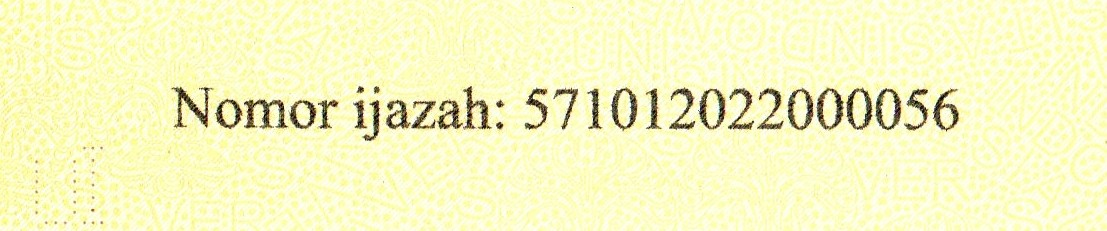
#> input picture PCD TGS 4/CitraIjazah/01_HighQuality_Enhanced.jpg, 1107 x 231 px; its folder holds only this picture in this run
$ python enhancement.py
#> lines starting #> are read from the running program, lines starting #| are printed output that depends on the picture
import cv2
import numpy as np
import matplotlib.pyplot as plt
from pathlib import Path


# ==========================================================
# KONFIGURASI FOLDER
# ==========================================================

# Gambar di folder ini SUDAH di-crop
folder_input = Path("CitraIjazah")

# Folder hasil enhancement
folder_brightness = Path("hasil/brightness")
folder_contrast = Path("hasil/contrast_stretching")
folder_equalization = Path("hasil/histogram_equalization")
folder_perbandingan = Path("hasil/perbandingan")


# Membuat folder output jika belum ada
folder_brightness.mkdir(parents=True, exist_ok=True)
folder_contrast.mkdir(parents=True, exist_ok=True)
folder_equalization.mkdir(parents=True, exist_ok=True)
folder_perbandingan.mkdir(parents=True, exist_ok=True)


# ==========================================================
# PARAMETER BRIGHTNESS
# ==========================================================

# Nilai positif = lebih terang
# Nilai negatif = lebih gelap

BRIGHTNESS_VALUE = 20


# ==========================================================
# 1. BRIGHTNESS ADJUSTMENT
# ==========================================================

def brightness_adjustment(gray, beta=20):

    hasil = cv2.convertScaleAbs(
        gray,
        alpha=1.0,
        beta=beta
    )

    return hasil


# ==========================================================
# 2. CONTRAST STRETCHING
# ==========================================================

def contrast_stretching(gray):

    # Nilai intensitas minimum
    min_val = np.min(gray)

    # Nilai intensitas maksimum
    max_val = np.max(gray)

    # Jika semua piksel memiliki nilai yang sama
    if max_val == min_val:
        return gray.copy()

    # Contrast stretching
    hasil = (
        (gray.astype(np.float32) - min_val)
        * 255
        / (max_val - min_val)
    )

    # Memastikan nilai berada pada 0-255
    hasil = np.clip(hasil, 0, 255)

    return hasil.astype(np.uint8)


# ==========================================================
# 3. HISTOGRAM EQUALIZATION
# ==========================================================

def histogram_equalization(gray):

    hasil = cv2.equalizeHist(gray)

    return hasil


# ==========================================================
# MENCARI SEMUA GAMBAR
# ==========================================================

daftar_gambar = sorted(
    list(folder_input.glob("*.jpg"))
    + list(folder_input.glob("*.jpeg"))
    + list(folder_input.glob("*.png"))
    + list(folder_input.glob("*.bmp"))
)


# ==========================================================
# CEK GAMBAR
# ==========================================================

if not daftar_gambar:

    print("Tidak ditemukan gambar di folder:")
    print(folder_input)

    exit()


# ==========================================================
# PROSES ENHANCEMENT
# ==========================================================

print("=" * 70)
print("ENHANCEMENT NOMOR IJAZAH")
print("=" * 70)

print()
print(f"Folder input  : {folder_input}")
print(f"Jumlah gambar : {len(daftar_gambar)}")


for nomor, file_gambar in enumerate(daftar_gambar, start=1):

    print()
    print("-" * 70)
    print(f"[{nomor}/{len(daftar_gambar)}] {file_gambar.name}")
    print("-" * 70)


    # ======================================================
    # MEMBACA GAMBAR
    # ======================================================

    gambar = cv2.imread(str(file_gambar))
#> gambar is the input picture: shape (231, 1107, 3); mean B, G, R 194.2, 245.6, 246

    if gambar is None:

        print("Gambar gagal dibaca.")
        continue


    # ======================================================
    # MENGUBAH KE GRAYSCALE
    # ======================================================

    gray = cv2.cvtColor(
        gambar,
        cv2.COLOR_BGR2GRAY
    )
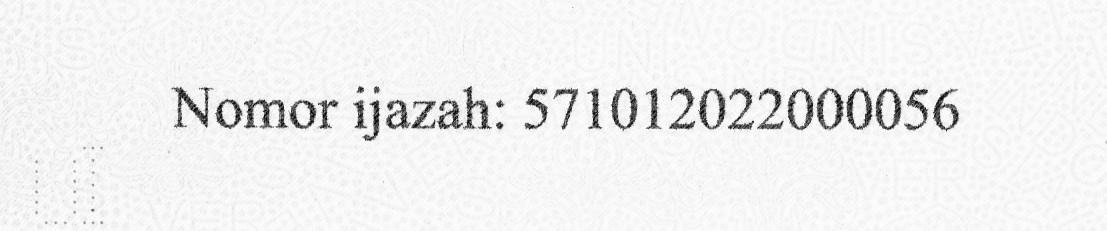
#> gray: shape (231, 1107); min 1, max 254, mean 239.9


    # ======================================================
    # BRIGHTNESS ADJUSTMENT
    # ======================================================

    hasil_brightness = brightness_adjustment(
        gray,
        BRIGHTNESS_VALUE
    )


    # ======================================================
    # CONTRAST STRETCHING
    # ======================================================

    hasil_contrast = contrast_stretching(gray)
#> in contrast_stretching, `min_val = np.min(gray)`: min_val = 1
#> in contrast_stretching, `max_val = np.max(gray)`: max_val = 254


    # ======================================================
    # HISTOGRAM EQUALIZATION
    # ======================================================

    hasil_equalization = histogram_equalization(gray)
#> in histogram_equalization, `hasil = cv2.equalizeHist(gray)`:
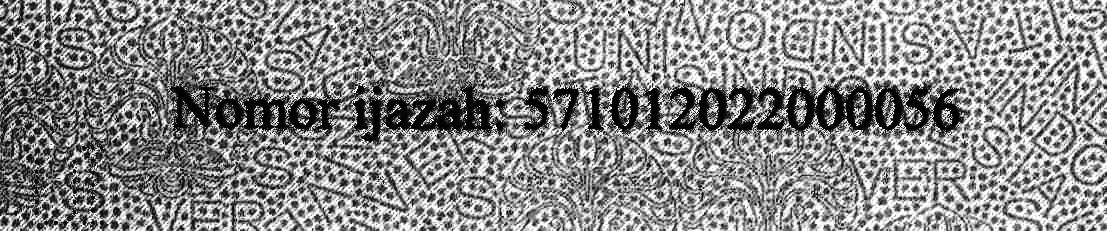
#> hasil: shape (231, 1107); min 0, max 255, mean 137.5


    # ======================================================
    # NAMA FILE
    # ======================================================

    nama = file_gambar.stem


    # ======================================================
    # SIMPAN HASIL BRIGHTNESS
    # ======================================================

    path_brightness = (
        folder_brightness /
        f"{nama}_brightness.jpg"
    )

    cv2.imwrite(
        str(path_brightness),
        hasil_brightness
    )


    # ======================================================
    # SIMPAN HASIL CONTRAST STRETCHING
    # ======================================================

    path_contrast = (
        folder_contrast /
        f"{nama}_contrast.jpg"
    )

    cv2.imwrite(
        str(path_contrast),
        hasil_contrast
    )


    # ======================================================
    # SIMPAN HASIL HISTOGRAM EQUALIZATION
    # ======================================================

    path_equalization = (
        folder_equalization /
        f"{nama}_equalization.jpg"
    )

    cv2.imwrite(
        str(path_equalization),
        hasil_equalization
    )


    # ======================================================
    # PERBANDINGAN CITRA
    # ======================================================

    plt.figure(figsize=(14, 8))


    # ------------------------------------------------------
    # CITRA ASLI
    # ------------------------------------------------------

    plt.subplot(2, 2, 1)

    plt.imshow(
        gray,
        cmap="gray"
    )

    plt.title("Sebelum Enhancement")
    plt.axis("off")


    # ------------------------------------------------------
    # BRIGHTNESS
    # ------------------------------------------------------

    plt.subplot(2, 2, 2)

    plt.imshow(
        hasil_brightness,
        cmap="gray"
    )

    plt.title("Brightness Adjustment")
    plt.axis("off")


    # ------------------------------------------------------
    # CONTRAST STRETCHING
    # ------------------------------------------------------

    plt.subplot(2, 2, 3)

    plt.imshow(
        hasil_contrast,
        cmap="gray"
    )

    plt.title("Contrast Stretching")
    plt.axis("off")


    # ------------------------------------------------------
    # HISTOGRAM EQUALIZATION
    # ------------------------------------------------------

    plt.subplot(2, 2, 4)

    plt.imshow(
        hasil_equalization,
        cmap="gray"
    )

    plt.title("Histogram Equalization")
    plt.axis("off")


    plt.suptitle(
        f"Perbandingan Enhancement - {nama}",
        fontsize=14
    )

    plt.tight_layout()


    # Simpan gambar perbandingan
    path_perbandingan = (
        folder_perbandingan /
        f"{nama}_perbandingan.png"
    )

    plt.savefig(
        str(path_perbandingan),
        dpi=150
    )
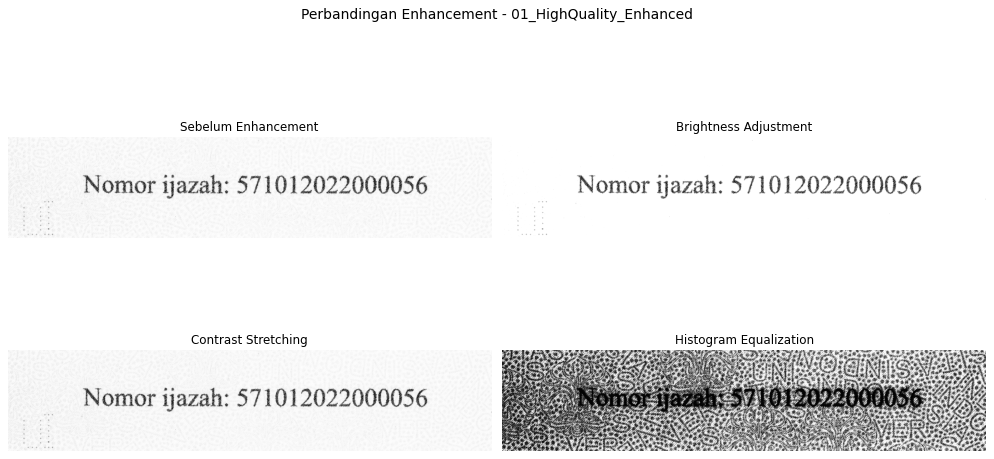
#> figure drawn by matplotlib, 4 panels

    plt.close()


    # ======================================================
    # INFORMASI STATISTIK SEDERHANA
    # ======================================================

    print(
        f"Original             : "
        f"mean={np.mean(gray):.2f}, "
        f"std={np.std(gray):.2f}"
    )
#| Original             : mean=239.88, std=32.25

    print(
        f"Brightness            : "
        f"mean={np.mean(hasil_brightness):.2f}, "
        f"std={np.std(hasil_brightness):.2f}"
    )
#| Brightness            : mean=248.88, std=29.77

    print(
        f"Contrast Stretching   : "
        f"mean={np.mean(hasil_contrast):.2f}, "
        f"std={np.std(hasil_contrast):.2f}"
    )
#| Contrast Stretching   : mean=239.85, std=32.41

    print(
        f"Histogram Equalization: "
        f"mean={np.mean(hasil_equalization):.2f}, "
        f"std={np.std(hasil_equalization):.2f}"
    )
#| Histogram Equalization: mean=137.54, std=76.66


# ==========================================================
# SELESAI
# ==========================================================

print()
print("=" * 70)
print("PROSES ENHANCEMENT SELESAI")
print("=" * 70)

print()
print("Hasil tersimpan di:")

print(f"- {folder_brightness}")
print(f"- {folder_contrast}")
print(f"- {folder_equalization}")
print(f"- {folder_perbandingan}")

$ run again, on PCD TGS 4/CitraIjazah/07_ColorShift_WarmTint.jpg
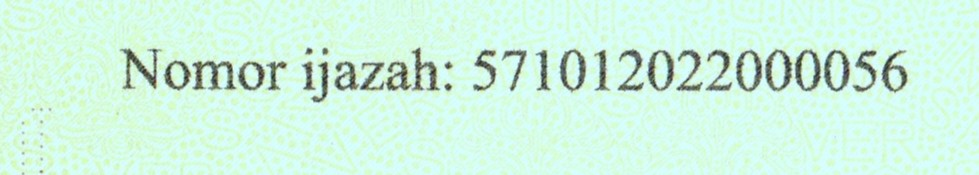
#> input picture PCD TGS 4/CitraIjazah/07_ColorShift_WarmTint.jpg, 979 x 175 px
#> gambar is the input picture: shape (175, 979, 3); mean B, G, R 224.8, 243.4, 207.4
#> `gray = cv2.cvtColor( gambar, cv2.COLOR_BGR2GRAY )`:
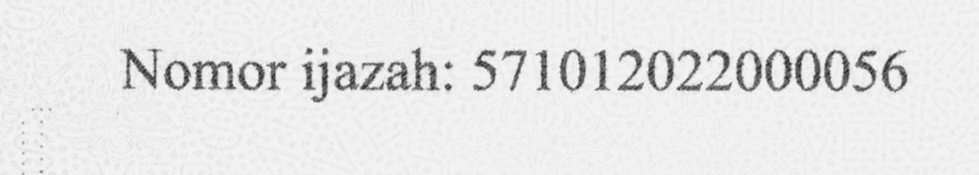
#> gray: shape (175, 979); min 35, max 249, mean 230.5
#> min_val = 35
#> max_val = 249
#> `plt.savefig( str(path_perbandingan), dpi=150 )`:
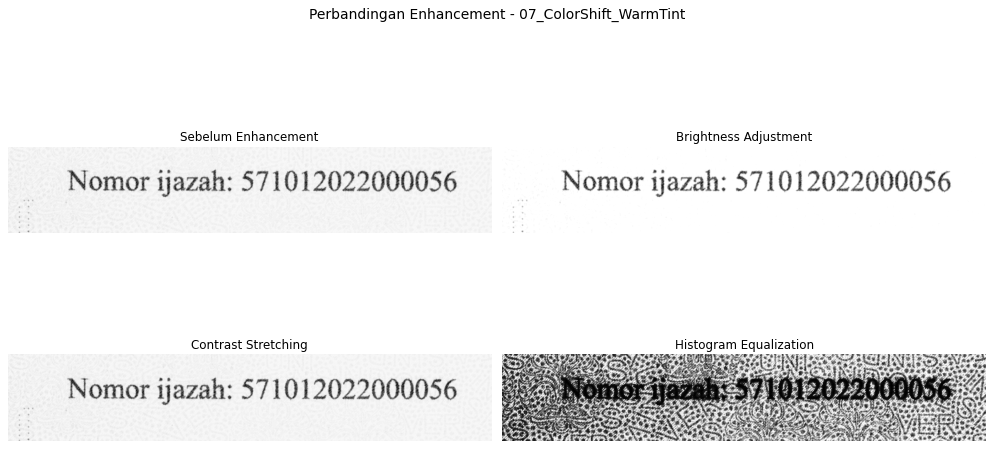
#> figure drawn by matplotlib, 4 panels
#| Original             : mean=230.47, std=31.13
#| Brightness            : mean=246.73, std=30.00
#| Contrast Stretching   : mean=232.42, std=37.10
#| Histogram Equalization: mean=138.75, std=77.89

$ run again, on PCD TGS 4/CitraIjazah/02_LowContrast.jpg
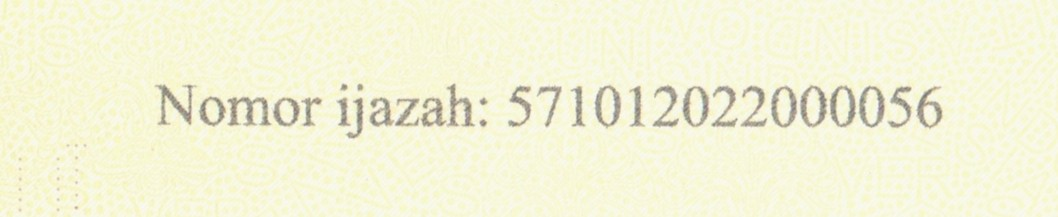
#> input picture PCD TGS 4/CitraIjazah/02_LowContrast.jpg, 1058 x 217 px
#> gambar is the input picture: shape (217, 1058, 3); mean B, G, R 215.5, 243.3, 243.9
#> `gray = cv2.cvtColor( gambar, cv2.COLOR_BGR2GRAY )`:
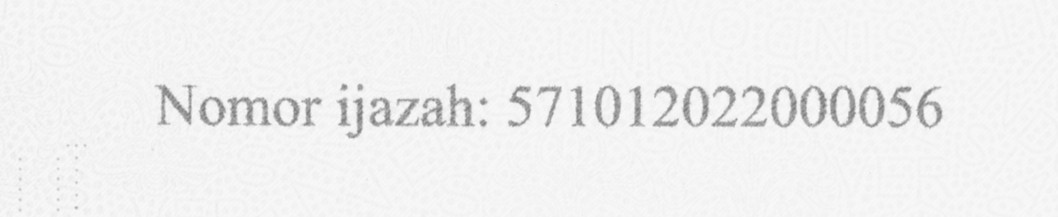
#> gray: shape (217, 1058); min 115, max 254, mean 240.3
#> min_val = 115
#> max_val = 254
#> `plt.savefig( str(path_perbandingan), dpi=150 )`:
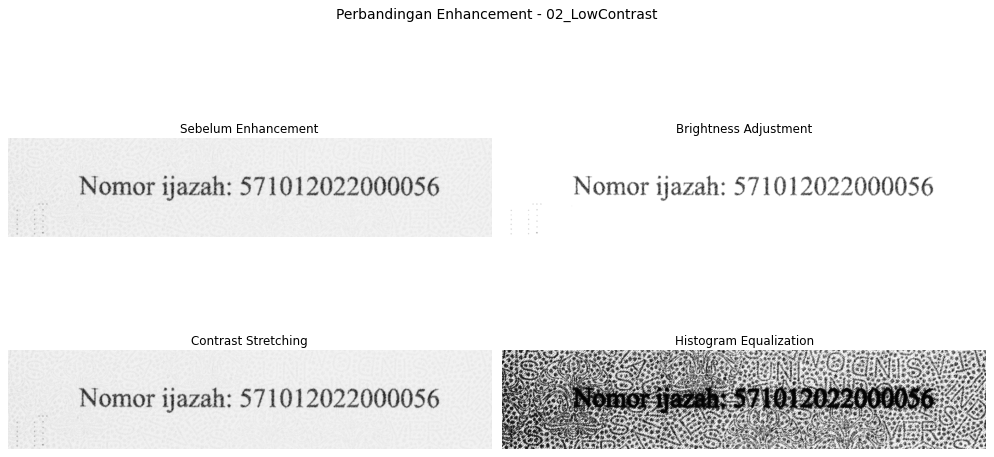
#> figure drawn by matplotlib, 4 panels
#| Original             : mean=240.34, std=16.94
#| Brightness            : mean=251.70, std=14.84
#| Contrast Stretching   : mean=229.40, std=31.07
#| Histogram Equalization: mean=142.71, std=76.66
